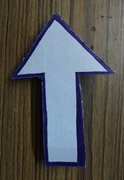
#> input picture Image_Processing/Feature_detections/harris_corner/arrowimage.jpg, 124 x 180 px
$ python implementation.py   (older library calls are emulated)
#> lines starting #> are read from the running program, lines starting #| are printed output that depends on the picture
import cv2
import os
import numpy as np
SOBEL_X = np.array([[-1, 0, 1], [-2, 0, 2], [-1, 0, 1]], dtype=np.int8)
SOBEL_Y = np.array([[-1, -2, -1], [0, 0, 0], [1, 2, 1]], dtype=np.int8)


def harris_corner(src, ksize=3, k=0.04, borderType=cv2.BORDER_REPLICATE):
    sobel_x = cv2.getDerivKernels(0, 1, ksize)
    sobel_x = np.dot(sobel_x[0], sobel_x[1].reshape(1, ksize))
    sobel_y = cv2.getDerivKernels(1, 0, ksize)
    sobel_y = np.dot(sobel_y[0], sobel_y[1].reshape(1, ksize))

    sobelxImage = cv2.filter2D(src, cv2.CV_64F, sobel_x, borderType=borderType)
    sobelyImage = cv2.filter2D(src, cv2.CV_64F, sobel_y, borderType=borderType)

    # sobelGrad=np.sqrt(gx**2+gy**2)
    sobelxyImage = sobelxImage * sobelyImage
    sobelxImage, sobelyImage = sobelxImage**2, sobelyImage**2

    sobelxImage = cv2.GaussianBlur(sobelxImage, (ksize, ksize), -1)
    sobelyImage = cv2.GaussianBlur(sobelyImage, (ksize, ksize), -1)
    sobelxyImage = cv2.GaussianBlur(sobelxyImage, (ksize, ksize), -1)

    det = sobelxImage * sobelyImage - (sobelxyImage ** 2)
    trace = k * ((sobelxImage + sobelyImage) ** 2)

    # finding the harris response
    return det - trace


def __main():
    os.chdir(os.path.dirname(__file__))
    img = cv2.imread("./arrowimage.jpg")
#> img is the input picture: shape (180, 124, 3); mean B, G, R 85.6, 85.6, 84.4
    gray_img = cv2.cvtColor(img, cv2.COLOR_BGR2GRAY)
    gaussian_blur = cv2.GaussianBlur(gray_img, (3, 3), -1)
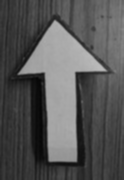
#> gaussian_blur: shape (180, 124); min 6, max 188, mean 85.2
    dst = harris_corner(gaussian_blur)
#> in harris_corner, `sobelxyImage = sobelxImage * sobelyImage`:
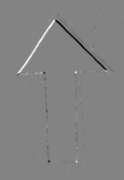
#> sobelxyImage: shape (180, 124) float64; min -99216, max 93396, mean -137.3; drawn with min black and max white
#> in harris_corner, `sobelxImage = cv2.GaussianBlur(sobelxImage, (ksize, ksize), -1)`:
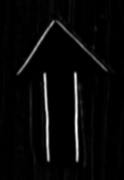
#> sobelxImage: shape (180, 124) float64; min 0.0625, max 157512.2, mean 5176.4; drawn with min black and max white
#> in harris_corner, `trace = k * ((sobelxImage + sobelyImage) ** 2)`:
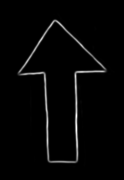
#> trace: shape (180, 124) float64; min 0.302, max 995452980.6, mean 23171885.4; drawn with min black and max white
#> in harris_corner, `return det - trace`:
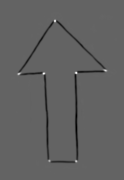
#> returned value: shape (180, 124) float64; min -991945854.3, max 1.54e+09, mean -19941782.1; drawn with min black and max white
    viewmag = np.uint8(np.absolute(dst))
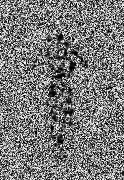
#> viewmag: shape (180, 124); min 0, max 255, mean 121.9
    dst = cv2.dilate(dst, None)
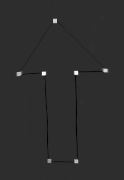
#> dst: shape (180, 124) float64; min -329968138.5, max 1.54e+09, mean 3731508.1; drawn with min black and max white

    # Threshold for an optimal value, it may vary depending on the image.
    img[dst > dst.max()*0.01] = [0, 0, 255]
    cv2.imshow("COR IMAGE", img)

    cv2.imshow("HARRIS", viewmag)
    cv2.waitKey(0)


if __name__ == "__main__":
    __main()
